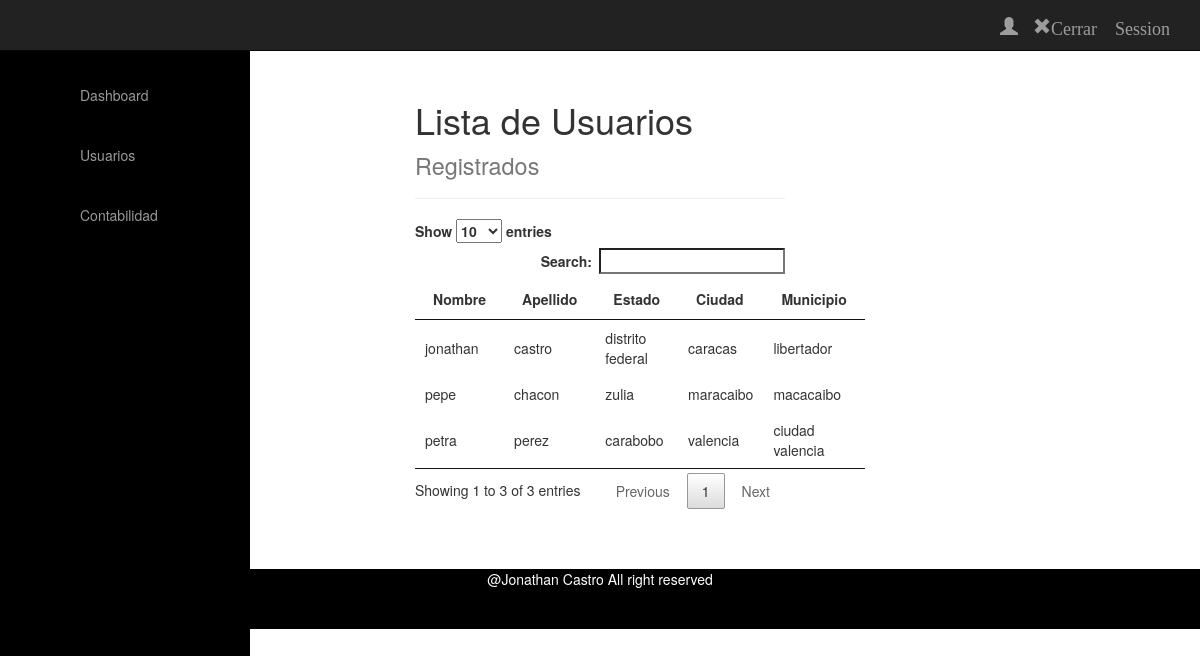
The app's page /index.php/usuarios_controller with its own data.
### tables this page shows
CREATE TABLE `usuarios` (
  `id` int(11) NOT NULL,
  `nombre` varchar(50) NOT NULL,
  `apellido` varchar(50) NOT NULL,
  `estado` varchar(50) NOT NULL,
  `ciudad` varchar(50) NOT NULL,
  `municipio` varchar(50) NOT NULL,
  `usuario` varchar(50) NOT NULL,
  `contrasena` int(50) NOT NULL
);

### application/controllers/Usuarios_Controller.php (called while the page is built, shortened)
<?php
class Usuarios_Controller extends CI_Controller {
	function __construct()
	{
		$this->load->model('usuarios_model');
		$this->load->library('fpdf');
	}
	public function index()
	{
		$data['usuario'] = $this->session->userdata('usuario');
		$data['contrasena'] = $this->session->userdata('contrasena');
		$data['datos'] = $this->usuarios_model->seleccionar();
		$this->load->view('header/header');
		$this->load->view('navbar/navbar_usuarios',$data);
		$this->load->view('sidebar/sidebar');
		$this->load->view('usuarios/usuarios',$data);
		$this->load->view('footer/footer');
	}
}

### index.php (called while the page is built, shortened)
<?php
require_once BASEPATH.'core/CodeIgniter.php';

### application/models/Usuarios_Model.php (called while the page is built, shortened)
<?php
class Usuarios_Model extends CI_Model {
	public function seleccionar()
	{
		$sql = "SELECT nombre,apellido,estado,ciudad,municipio
		 from usuarios";
		$query = $this->db->query($sql);
		return $query;
	}
}

### application/views/usuarios/usuarios.php (the view, shortened to what this page needs)
<br>
<br>
<br>
	<div class="row col-md-4 col-md-offset-4">
		<div class="page-header">
  			<h1>Lista de Usuarios <small>Registrados</small></h1>
		</div>
		<table id="tabla" >
	                    <thead>
	                        <tr>
	                            <th >Nombre</th>
	                            <th >Apellido</th>
	                            <th >Estado</th>
	                            <th >Ciudad</th>
	                            <th >Municipio</th>
			                 </tr>
			               </thead>
			 <tbody>
			<?php
		foreach ($datos->result() as $dato) {
			?>
		<tr>
		<td><?php echo $dato->nombre ?> </td>
		<td><?php echo $dato->apellido ?> </td>
		<td><?php echo $dato->estado ?> </td>
		<td><?php echo $dato->ciudad ?> </td>
		<td><?php echo $dato->municipio ?> </td>
		</tr>
		<?php
		}
		?>
		</table>
<br>
<br>
<br>
</div>

### records on screen
usuarios: nombre "jonathan", apellido "castro", estado "distrito federal", ciudad "caracas", municipio "libertador"
usuarios: nombre "petra", apellido "perez", estado "carabobo", ciudad "valencia", municipio "ciudad valencia"
usuarios: nombre "pepe", apellido "chacon", estado "zulia", ciudad "maracaibo", municipio "macacaibo"
